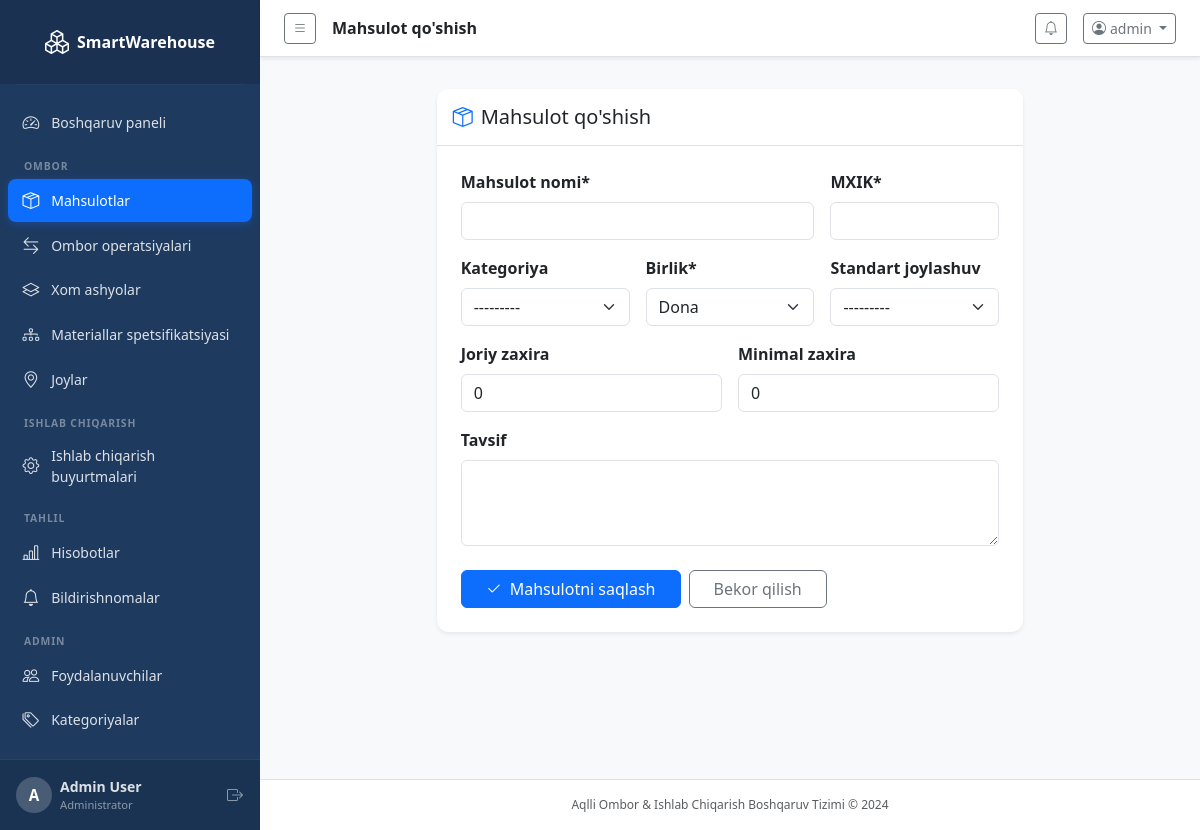
/inventory/products/new/ (signed in), run on the app's committed database.
### accounts/models.py (models this page shows, shortened)
class CustomUser(AbstractUser):
    ROLE_CHOICES = [
        ('admin', 'Administrator'),
        ('warehouse_manager', 'Ombor boshqaruvchisi'),
        ('production_manager', 'Ishlab chiqarish boshqaruvchisi'),
        ('worker', 'Ishchi'),
    ]
    role = models.CharField(max_length=30, choices=ROLE_CHOICES, default='worker')
    phone = models.CharField(max_length=20, blank=True)
    department = models.CharField(max_length=100, blank=True)
    is_active = models.BooleanField(default=True)
    @property
    def is_admin(self):
        return self.role == 'admin' or self.is_superuser

### inventory/views.py (the view)
# urls.py: path('products/new/', views.product_create, name='product_create'),
@login_required
def product_create(request):
    form = ProductForm(request.POST or None)
    if request.method == 'POST' and form.is_valid():
        product = form.save()
        messages.success(request, f'"{product.product_name}" mahsuloti yaratildi.')
        return redirect('inventory:product_list')
    return render(request, 'inventory/product_form.html', {'form': form, 'title': "Mahsulot qo'shish"})

### inventory/forms.py
class ProductForm(forms.ModelForm):
    class Meta:
        model = Product
        fields = ['product_name', 'sku', 'category', 'unit', 'minimum_stock', 'current_stock', 'default_location', 'description']
        widgets = {
            'product_name': forms.TextInput(attrs={'class': 'form-control'}),
            'sku': forms.TextInput(attrs={'class': 'form-control'}),
            'category': forms.Select(attrs={'class': 'form-select'}),
            'unit': forms.Select(attrs={'class': 'form-select'}),
            'minimum_stock': forms.NumberInput(attrs={'class': 'form-control', 'min': '0', 'step': '0.01'}),
            'current_stock': forms.NumberInput(attrs={'class': 'form-control', 'min': '0', 'step': '0.01'}),
            'default_location': forms.Select(attrs={'class': 'form-select'}),
            'description': forms.Textarea(attrs={'class': 'form-control', 'rows': 3}),
        }

### dashboard/context_processors.py (called while the page is built)
def notifications_processor(request):
    if request.user.is_authenticated:
        unread_notifications = Notification.objects.filter(is_read=False).order_by('-created_at')[:10]
        unread_count = Notification.objects.filter(is_read=False).count()
        return {
            'unread_notifications': unread_notifications,
            'unread_count': unread_count,
        }
    return {}

### inventory/models.py (called while the page is built)
    def __str__(self):
        return self.name

    def __str__(self):
        return f'{self.name} ({self.code})'

### templates/inventory/product_form.html (shortened to what this page needs)
{% extends 'base.html' %}
{% block page_title %}{{ title }}{% endblock %}
{% block content %}
<div class="row justify-content-center mt-3">
  <div class="col-lg-8">
    <div class="card border-0 shadow-sm">
      <div class="card-header bg-white border-bottom py-3">
        <h5 class="mb-0"><i class="bi bi-box-seam me-2 text-primary"></i>{{ title }}</h5>
      </div>
      <div class="card-body p-4">
        <form method="post">
          <div class="row g-3">
            <div class="col-md-8">
              <label class="form-label fw-semibold">Mahsulot nomi*</label>
              {{ form.product_name }}
            </div>
            <div class="col-md-4">
              <label class="form-label fw-semibold">MXIK*</label>
              {{ form.sku }}
            </div>
            <div class="col-md-4">
              <label class="form-label fw-semibold">Kategoriya</label>
              {{ form.category }}
            </div>
            <div class="col-md-4">
              <label class="form-label fw-semibold">Birlik*</label>
              {{ form.unit }}
            </div>
            <div class="col-md-4">
              <label class="form-label fw-semibold">Standart joylashuv</label>
              {{ form.default_location }}
            </div>
            <div class="col-md-6">
              <label class="form-label fw-semibold">Joriy zaxira</label>
              {{ form.current_stock }}
            </div>
            <div class="col-md-6">
              <label class="form-label fw-semibold">Minimal zaxira</label>
              {{ form.minimum_stock }}
            </div>
            <div class="col-12">
              <label class="form-label fw-semibold">Tavsif</label>
              {{ form.description }}
            </div>
          </div>
          <div class="d-flex gap-2 mt-4">
            <button type="submit" class="btn btn-primary px-4"><i class="bi bi-check2 me-2"></i>Mahsulotni saqlash</button>
            <a href="{% url 'inventory:product_list' %}" class="btn btn-outline-secondary px-4">Bekor qilish</a>
          </div>
        </form>
      </div>
    </div>
  </div>
</div>
{% endblock %}

### templates/base.html (shortened to what this page needs)
<!DOCTYPE html>
<html lang="en">
<head>
  <link href="https://cdn.jsdelivr.net/npm/bootstrap@5.3.3/dist/css/bootstrap.min.css" rel="stylesheet">
  <link href="https://cdn.jsdelivr.net/npm/bootstrap-icons@1.11.3/font/bootstrap-icons.min.css" rel="stylesheet">
  <link href="/static/css/custom.css" rel="stylesheet">
</head>
<body class="bg-light">
{% if user.is_authenticated %}
<div class="d-flex" id="wrapper">
  <nav id="sidebar" class="sidebar d-flex flex-column flex-shrink-0 p-0">
    <a href="{% url 'dashboard:index' %}" class="sidebar-brand d-flex align-items-center justify-content-center py-4 px-3 text-decoration-none">
      <i class="bi bi-boxes me-2 fs-4"></i>
      <span class="fs-6 fw-bold">SmartWarehouse</span>
    </a>
    <hr class="sidebar-divider mx-3 my-0">
    <ul class="nav flex-column px-2 py-3 flex-grow-1">
      <li class="nav-item">
        <a class="nav-link sidebar-link {% if request.resolver_match.app_name == 'dashboard' and request.resolver_match.url_name == 'index' %}active{% endif %}"
           href="{% url 'dashboard:index' %}">
          <i class="bi bi-speedometer2"></i><span>Boshqaruv paneli</span>
        </a>
      </li>
      <li class="sidebar-section-label">OMBOR</li>
      <li class="nav-item">
        <a class="nav-link sidebar-link {% if request.resolver_match.app_name == 'inventory' and 'product' in request.resolver_match.url_name %}active{% endif %}"
           href="{% url 'inventory:product_list' %}">
          <i class="bi bi-box-seam"></i><span>Mahsulotlar</span>
        </a>
      </li>
      <li class="nav-item">
        <a class="nav-link sidebar-link {% if request.resolver_match.app_name == 'inventory' and 'transaction' in request.resolver_match.url_name %}active{% endif %}"
           href="{% url 'inventory:transaction_list' %}">
          <i class="bi bi-arrow-left-right"></i><span>Ombor operatsiyalari</span>
        </a>
      </li>
      <li class="nav-item">
        <a class="nav-link sidebar-link {% if request.resolver_match.app_name == 'inventory' and 'raw_material' in request.resolver_match.url_name %}active{% endif %}"
           href="{% url 'inventory:raw_material_list' %}">
          <i class="bi bi-layers"></i><span>Xom ashyolar</span>
        </a>
      </li>
      <li class="nav-item">
        <a class="nav-link sidebar-link {% if request.resolver_match.app_name == 'inventory' and 'bom' in request.resolver_match.url_name %}active{% endif %}"
           href="{% url 'inventory:bom_list' %}">
          <i class="bi bi-diagram-3"></i><span>Materiallar spetsifikatsiyasi</span>
        </a>
      </li>
      <li class="nav-item">
        <a class="nav-link sidebar-link {% if request.resolver_match.app_name == 'inventory' and 'location' in request.resolver_match.url_name %}active{% endif %}"
           href="{% url 'inventory:location_list' %}">
          <i class="bi bi-geo-alt"></i><span>Joylar</span>
        </a>
      </li>
      <li class="sidebar-section-label">ISHLAB CHIQARISH</li>
      <li class="nav-item">
        <a class="nav-link sidebar-link {% if request.resolver_match.app_name == 'production' %}active{% endif %}"
           href="{% url 'production:order_list' %}">
          <i class="bi bi-gear"></i><span>Ishlab chiqarish buyurtmalari</span>
        </a>
      </li>
      <li class="sidebar-section-label">TAHLIL</li>
      <li class="nav-item">
        <a class="nav-link sidebar-link {% if request.resolver_match.app_name == 'reports' %}active{% endif %}"
           href="{% url 'reports:index' %}">
          <i class="bi bi-bar-chart-line"></i><span>Hisobotlar</span>
        </a>
      </li>
      <li class="nav-item">
        <a class="nav-link sidebar-link {% if request.resolver_match.app_name == 'dashboard' and request.resolver_match.url_name == 'notifications' %}active{% endif %}"
           href="{% url 'dashboard:notifications' %}">
          <i class="bi bi-bell"></i><span>Bildirishnomalar</span>
        </a>
      </li>
      {% if user.is_admin %}
      <li class="sidebar-section-label">ADMIN</li>
      <li class="nav-item">
        <a class="nav-link sidebar-link {% if request.resolver_match.app_name == 'accounts' and 'user' in request.resolver_match.url_name %}active{% endif %}"
           href="{% url 'accounts:users' %}">
          <i class="bi bi-people"></i><span>Foydalanuvchilar</span>
        </a>
      </li>
      <li class="nav-item">
        <a class="nav-link sidebar-link" href="{% url 'inventory:category_list' %}">
          <i class="bi bi-tags"></i><span>Kategoriyalar</span>
        </a>
      </li>
      {% endif %}
    </ul>
    <div class="sidebar-footer px-3 py-3">
      <div class="d-flex align-items-center gap-2">
        <div class="avatar-circle">{{ user.username|first|upper }}</div>
        <div class="flex-grow-1 overflow-hidden">
          <div class="fw-semibold text-truncate small">{{ user.get_full_name|default:user.username }}</div>
          <div class="text-muted" style="font-size:0.7rem">{{ user.get_role_display }}</div>
        </div>
        <form method="post" action="{% url 'accounts:logout' %}" class="d-inline">{% csrf_token %}<button type="submit" class="btn btn-link text-muted p-0" title="Chiqish"><i class="bi bi-box-arrow-right"></i></button></form>
      </div>
    </div>
  </nav>
  <div id="page-content-wrapper" class="flex-grow-1 d-flex flex-column min-vh-100">
    <nav class="navbar navbar-expand navbar-light bg-white border-bottom px-4 py-2 sticky-top shadow-sm">
      <button class="btn btn-sm btn-outline-secondary me-3" id="sidebarToggle">
        <i class="bi bi-list"></i>
      </button>
      <span class="navbar-text fw-semibold text-dark">{% block page_title %}{% endblock %}</span>
      <div class="ms-auto d-flex align-items-center gap-3">
        <div class="dropdown">
          <a class="btn btn-sm btn-outline-secondary position-relative" data-bs-toggle="dropdown" href="#">
            <i class="bi bi-bell"></i>
          </a>
        </div>
        <div class="dropdown">
          <a class="btn btn-sm btn-outline-secondary dropdown-toggle" data-bs-toggle="dropdown" href="#">
            <i class="bi bi-person-circle me-1"></i>{{ user.username }}
          </a>
        </div>
      </div>
    </nav>
    <div class="px-4 pt-3">
    </div>
    <main class="flex-grow-1 px-4 pb-4">
{% endif %}
{% block content %}{% endblock %}
{% if user.is_authenticated %}
    </main>
    <footer class="text-center text-muted py-3 border-top bg-white" style="font-size:0.75rem">
      Aqlli Ombor &amp; Ishlab Chiqarish Boshqaruv Tizimi &copy; 2024
    </footer>
  </div>
</div>
{% endif %}
</body>
</html>

### static/css/custom.css (style rules this page uses)
:root { --sidebar-width: 260px; --sidebar-bg: #1e3a5f; --sidebar-text: rgba(255,255,255,0.85); --sidebar-active: rgba(255,255,255,0.12); --accent: #0d6efd; }
#sidebar { width: var(--sidebar-width); min-width: var(--sidebar-width); background: var(--sidebar-bg); color: var(--sidebar-text); transition: width 0.25s ease; overflow: hidden; }
.sidebar-brand { color: #fff !important; font-size: 1rem; background: rgba(0,0,0,0.15); min-height: 64px; }
.sidebar-brand i { font-size: 1.5rem; }
.sidebar-link { color: var(--sidebar-text); border-radius: 8px; padding: 0.55rem 0.9rem; display: flex; align-items: center; gap: 0.75rem; font-size: 0.875rem; transition: background 0.15s, color 0.15s; margin-bottom: 2px; }
.sidebar-link.active { background: var(--accent); color: #fff; box-shadow: 0 2px 8px rgba(13,110,253,0.35); }
.sidebar-link i { font-size: 1.05rem; flex-shrink: 0; }
.sidebar-section-label { font-size: 0.65rem; font-weight: 700; letter-spacing: 0.08em; text-transform: uppercase; color: rgba(255,255,255,0.4); padding: 0.6rem 1rem 0.25rem; margin-top: 0.25rem; }
hr.sidebar-divider { border-color: rgba(255,255,255,0.1); }
.sidebar-footer { background: rgba(0,0,0,0.12); border-top: 1px solid rgba(255,255,255,0.08); }
.sidebar-footer .text-muted { color: rgba(255,255,255,0.5) !important; }
#page-content-wrapper { min-width: 0; background: #f8f9fb; }
.avatar-circle { width: 36px; height: 36px; border-radius: 50%; background: rgba(255,255,255,0.2); color: #fff; display: flex; align-items: center; justify-content: center; font-weight: 700; font-size: 0.95rem; flex-shrink: 0; }
.text-primary { color: #0d6efd !important; }
.card { border-radius: 12px; }
.card-header { border-radius: 12px 12px 0 0 !important; }

### data on the page
CustomUser: username|first "A", get_full_name "Admin User", role "Administrator", username "admin"

### other printed values
{{ title }} "Mahsulot qo'shish"
